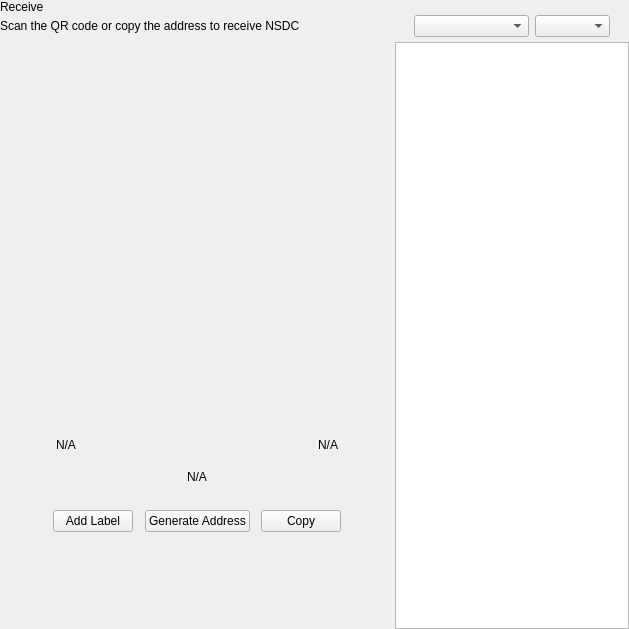
<?xml version="1.0" encoding="UTF-8"?>
<ui version="4.0">
 <class>ReceiveWidget</class>
 <widget class="QWidget" name="ReceiveWidget">
  <property name="geometry">
   <rect>
    <x>0</x>
    <y>0</y>
    <width>629</width>
    <height>629</height>
   </rect>
  </property>
  <property name="minimumSize">
   <size>
    <width>0</width>
    <height>0</height>
   </size>
  </property>
  <property name="windowTitle">
   <string>Form</string>
  </property>
  <layout class="QHBoxLayout" name="horizontalLayout_2" stretch="2,1">
   <property name="spacing">
    <number>0</number>
   </property>
   <property name="leftMargin">
    <number>0</number>
   </property>
   <property name="topMargin">
    <number>0</number>
   </property>
   <property name="rightMargin">
    <number>0</number>
   </property>
   <property name="bottomMargin">
    <number>0</number>
   </property>
   <item>
    <widget class="QWidget" name="left" native="true">
     <layout class="QVBoxLayout" name="verticalLayout_3">
      <property name="leftMargin">
       <number>0</number>
      </property>
      <property name="topMargin">
       <number>0</number>
      </property>
      <property name="rightMargin">
       <number>0</number>
      </property>
      <property name="bottomMargin">
       <number>0</number>
      </property>
      <item>
       <layout class="QVBoxLayout" name="verticalLayout_2">
        <property name="spacing">
         <number>0</number>
        </property>
        <property name="leftMargin">
         <number>0</number>
        </property>
        <item>
         <layout class="QHBoxLayout" name="horizontalLayout_3">
          <property name="spacing">
           <number>0</number>
          </property>
          <item>
           <layout class="QVBoxLayout" name="verticalLayout_4">
            <property name="spacing">
             <number>5</number>
            </property>
            <item>
             <widget class="QLabel" name="labelTitle">
              <property name="text">
               <string>Receive</string>
              </property>
             </widget>
            </item>
            <item alignment="Qt::AlignTop">
             <widget class="QLabel" name="labelSubtitle1">
              <property name="text">
               <string>Scan the QR code or copy the address to receive NSDC</string>
              </property>
             </widget>
            </item>
           </layout>
          </item>
          <item>
           <spacer name="horizontalSpacer">
            <property name="orientation">
             <enum>Qt::Horizontal</enum>
            </property>
            <property name="sizeHint" stdset="0">
             <size>
              <width>40</width>
              <height>20</height>
             </size>
            </property>
           </spacer>
          </item>
         </layout>
        </item>
        <item>
         <spacer name="verticalSpacer_2">
          <property name="orientation">
           <enum>Qt::Vertical</enum>
          </property>
          <property name="sizeType">
           <enum>QSizePolicy::Expanding</enum>
          </property>
          <property name="sizeHint" stdset="0">
           <size>
            <width>20</width>
            <height>50</height>
           </size>
          </property>
         </spacer>
        </item>
        <item alignment="Qt::AlignHCenter">
         <widget class="QWidget" name="layoutQR" native="true">
          <property name="maximumSize">
           <size>
            <width>510</width>
            <height>16777215</height>
           </size>
          </property>
          <layout class="QVBoxLayout" name="verticalLayoutQr">
           <item>
            <spacer name="verticalSpacer11">
             <property name="orientation">
              <enum>Qt::Vertical</enum>
             </property>
             <property name="sizeType">
              <enum>QSizePolicy::Fixed</enum>
             </property>
             <property name="sizeHint" stdset="0">
              <size>
               <width>20</width>
               <height>20</height>
              </size>
             </property>
            </spacer>
           </item>
           <item alignment="Qt::AlignHCenter">
            <widget class="QLabel" name="labelQrImg">
             <property name="minimumSize">
              <size>
               <width>260</width>
               <height>260</height>
              </size>
             </property>
             <property name="maximumSize">
              <size>
               <width>260</width>
               <height>260</height>
              </size>
             </property>
             <property name="text">
              <string/>
             </property>
             <property name="alignment">
              <set>Qt::AlignCenter</set>
             </property>
            </widget>
           </item>
           <item>
            <spacer name="verticalSpacer_21">
             <property name="orientation">
              <enum>Qt::Vertical</enum>
             </property>
             <property name="sizeType">
              <enum>QSizePolicy::Fixed</enum>
             </property>
             <property name="sizeHint" stdset="0">
              <size>
               <width>20</width>
               <height>30</height>
              </size>
             </property>
            </spacer>
           </item>
           <item>
            <widget class="QWidget" name="widget" native="true">
             <property name="minimumSize">
              <size>
               <width>0</width>
               <height>0</height>
              </size>
             </property>
             <layout class="QHBoxLayout" name="horizontalLayout_5">
              <item>
               <widget class="QLabel" name="labelLabel">
                <property name="text">
                 <string notr="true">N/A</string>
                </property>
               </widget>
              </item>
              <item>
               <spacer name="horizontalSpacer_2">
                <property name="orientation">
                 <enum>Qt::Horizontal</enum>
                </property>
                <property name="sizeHint" stdset="0">
                 <size>
                  <width>141</width>
                  <height>20</height>
                 </size>
                </property>
               </spacer>
              </item>
              <item>
               <widget class="QLabel" name="labelDate">
                <property name="text">
                 <string notr="true">N/A</string>
                </property>
                <property name="alignment">
                 <set>Qt::AlignRight|Qt::AlignTrailing|Qt::AlignVCenter</set>
                </property>
               </widget>
              </item>
             </layout>
            </widget>
           </item>
           <item>
            <widget class="QLabel" name="labelAddress">
             <property name="sizePolicy">
              <sizepolicy hsizetype="Expanding" vsizetype="Preferred">
               <horstretch>0</horstretch>
               <verstretch>0</verstretch>
              </sizepolicy>
             </property>
             <property name="minimumSize">
              <size>
               <width>300</width>
               <height>0</height>
              </size>
             </property>
             <property name="text">
              <string notr="true">N/A</string>
             </property>
             <property name="alignment">
              <set>Qt::AlignCenter</set>
             </property>
            </widget>
           </item>
           <item>
            <spacer name="verticalSpacer_4">
             <property name="orientation">
              <enum>Qt::Vertical</enum>
             </property>
             <property name="sizeType">
              <enum>QSizePolicy::Fixed</enum>
             </property>
             <property name="sizeHint" stdset="0">
              <size>
               <width>20</width>
               <height>20</height>
              </size>
             </property>
            </spacer>
           </item>
           <item>
            <layout class="QHBoxLayout" name="horizontalLayout_4">
             <item alignment="Qt::AlignHCenter">
              <widget class="QPushButton" name="pushButtonLabel">
               <property name="focusPolicy">
                <enum>Qt::NoFocus</enum>
               </property>
               <property name="text">
                <string>Add Label</string>
               </property>
              </widget>
             </item>
             <item alignment="Qt::AlignHCenter">
              <widget class="QPushButton" name="pushButtonNewAddress">
               <property name="focusPolicy">
                <enum>Qt::NoFocus</enum>
               </property>
               <property name="text">
                <string>Generate Address</string>
               </property>
              </widget>
             </item>
             <item alignment="Qt::AlignHCenter">
              <widget class="QPushButton" name="pushButtonCopy">
               <property name="focusPolicy">
                <enum>Qt::NoFocus</enum>
               </property>
               <property name="text">
                <string>Copy</string>
               </property>
              </widget>
             </item>
            </layout>
           </item>
           <item>
            <spacer name="verticalSpacer_3">
             <property name="orientation">
              <enum>Qt::Vertical</enum>
             </property>
             <property name="sizeType">
              <enum>QSizePolicy::Expanding</enum>
             </property>
             <property name="sizeHint" stdset="0">
              <size>
               <width>20</width>
               <height>20</height>
              </size>
             </property>
            </spacer>
           </item>
          </layout>
         </widget>
        </item>
        <item>
         <spacer name="verticalSpacer">
          <property name="orientation">
           <enum>Qt::Vertical</enum>
          </property>
          <property name="sizeHint" stdset="0">
           <size>
            <width>20</width>
            <height>40</height>
           </size>
          </property>
         </spacer>
        </item>
       </layout>
      </item>
     </layout>
    </widget>
   </item>
   <item>
    <widget class="QWidget" name="right" native="true">
     <layout class="QVBoxLayout" name="verticalLayout_5">
      <property name="spacing">
       <number>0</number>
      </property>
      <property name="leftMargin">
       <number>1</number>
      </property>
      <property name="topMargin">
       <number>0</number>
      </property>
      <property name="rightMargin">
       <number>0</number>
      </property>
      <property name="bottomMargin">
       <number>0</number>
      </property>
      <item>
       <layout class="QVBoxLayout" name="container_right">
        <property name="spacing">
         <number>0</number>
        </property>
        <property name="leftMargin">
         <number>0</number>
        </property>
        <property name="rightMargin">
         <number>0</number>
        </property>
        <item>
         <layout class="QVBoxLayout" name="verticalLayout">
          <property name="spacing">
           <number>6</number>
          </property>
          <property name="leftMargin">
           <number>19</number>
          </property>
          <property name="rightMargin">
           <number>19</number>
          </property>
          <item>
           <widget class="OptionButton" name="btnRequest" native="true"/>
          </item>
          <item>
           <widget class="OptionButton" name="btnMyAddresses" native="true">
            <property name="sizePolicy">
             <sizepolicy hsizetype="Preferred" vsizetype="Minimum">
              <horstretch>0</horstretch>
              <verstretch>0</verstretch>
             </sizepolicy>
            </property>
           </widget>
          </item>
         </layout>
        </item>
        <item>
         <widget class="QWidget" name="sortWidget" native="true">
          <layout class="QHBoxLayout" name="horizontalLayout_6">
           <property name="leftMargin">
            <number>19</number>
           </property>
           <property name="rightMargin">
            <number>19</number>
           </property>
           <property name="bottomMargin">
            <number>5</number>
           </property>
           <item>
            <spacer name="horizontalSpacer_3">
             <property name="orientation">
              <enum>Qt::Horizontal</enum>
             </property>
             <property name="sizeHint" stdset="0">
              <size>
               <width>40</width>
               <height>20</height>
              </size>
             </property>
            </spacer>
           </item>
           <item>
            <widget class="QComboBox" name="comboBoxSort">
             <property name="sizePolicy">
              <sizepolicy hsizetype="Preferred" vsizetype="Fixed">
               <horstretch>0</horstretch>
               <verstretch>0</verstretch>
              </sizepolicy>
             </property>
             <property name="minimumSize">
              <size>
               <width>115</width>
               <height>0</height>
              </size>
             </property>
            </widget>
           </item>
           <item>
            <widget class="QComboBox" name="comboBoxSortOrder">
             <property name="sizePolicy">
              <sizepolicy hsizetype="Preferred" vsizetype="Fixed">
               <horstretch>0</horstretch>
               <verstretch>0</verstretch>
              </sizepolicy>
             </property>
             <property name="minimumSize">
              <size>
               <width>75</width>
               <height>0</height>
              </size>
             </property>
            </widget>
           </item>
          </layout>
         </widget>
        </item>
        <item>
         <widget class="QListView" name="listViewAddress"/>
        </item>
       </layout>
      </item>
     </layout>
    </widget>
   </item>
  </layout>
 </widget>
 <customwidgets>
  <customwidget>
   <class>OptionButton</class>
   <extends>QWidget</extends>
   <header>qt/nasdacash/optionbutton.h</header>
   <container>1</container>
  </customwidget>
 </customwidgets>
 <resources/>
 <connections/>
</ui>
